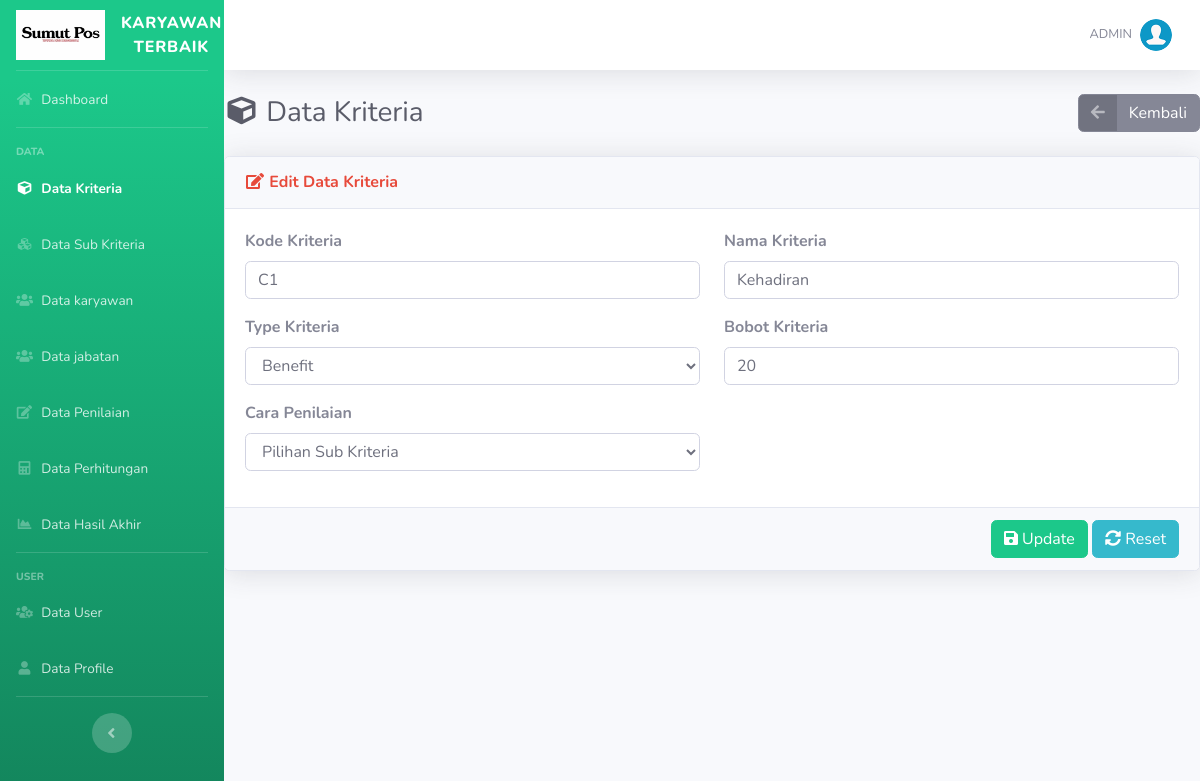
Page /edit-kriteria.php?id=15 (signed in) on the committed database.
### tables this page shows
CREATE TABLE `kriteria` (
  `id_kriteria` int(11) NOT NULL,
  `kode_kriteria` varchar(10) NOT NULL,
  `nama` varchar(50) NOT NULL,
  `type` enum('Benefit','Cost') NOT NULL,
  `bobot` float NOT NULL,
  `ada_pilihan` tinyint(1) DEFAULT NULL
);

### includes/functions.php (called while the page is built, shortened)
<?php
function get_role() {
	if(isset($_SESSION['user_id']) && isset($_SESSION['role'])) {
		if($_SESSION['role'] == '1') {
			return 'admin';
		} else {
			return 'user';
		}
	} else {
		return false;
	}
}
?>

### edit-kriteria.php (the view, shortened to what this page needs)
<?php require_once('includes/init.php');
$user_role = get_role();
if($user_role == 'admin') {
$id_kriteria = (isset($_GET['id'])) ? trim($_GET['id']) : '';
require_once('template/header.php');
?>
<div class="d-sm-flex align-items-center justify-content-between mb-4">
    <h1 class="h3 mb-0 text-gray-800"><i class="fas fa-fw fa-cube"></i> Data Kriteria</h1>
	<a href="list-kriteria.php" class="btn btn-secondary btn-icon-split"><span class="icon text-white-50"><i class="fas fa-arrow-left"></i></span>
		<span class="text">Kembali</span>
	</a>
</div>
<div class="card shadow mb-4">
    <div class="card-header py-3">
        <h6 class="m-0 font-weight-bold text-danger"><i class="fas fa-fw fa-edit"></i> Edit Data Kriteria</h6>
    </div>
	<form action="edit-kriteria.php?id=<?php echo $id_kriteria; ?>" method="post">
		<?php
		if(!$id_kriteria) {
		?>
		<div class="card-body">
			<div class="alert alert-danger">Data tidak ada</div>
		</div>
		<?php
		}else{
		$data = mysqli_query($koneksi,"SELECT * FROM kriteria WHERE id_kriteria='$id_kriteria'");
		$cek = mysqli_num_rows($data);
		if($cek <= 0) {
		?>
		<div class="card-body">
			<div class="alert alert-danger">Data tidak ada</div>
		</div>
		<?php
		}else{
			while($d = mysqli_fetch_array($data)){
		?>
		<div class="card-body">
			<div class="row">
				<div class="form-group col-md-6">
					<label class="font-weight-bold">Kode Kriteria</label>
					<input autocomplete="off" type="text" name="kode_kriteria" required value="<?php echo $d['kode_kriteria']; ?>" class="form-control"/>
				</div>
				<div class="form-group col-md-6">
					<label class="font-weight-bold">Nama Kriteria</label>
					<input autocomplete="off" type="text" name="nama" required value="<?php echo $d['nama']; ?>" class="form-control"/>
				</div>
				<div class="form-group col-md-6">
					<label class="font-weight-bold">Type Kriteria</label>
					<select name="type" class="form-control" required>
						<option value="Benefit" <?php if($d['type']=="Benefit") {echo "selected";} ?>>Benefit</option>
					</select>
				</div>
				<div class="form-group col-md-6">
					<label class="font-weight-bold">Bobot Kriteria</label>
					<input autocomplete="off" type="number" name="bobot" required value="<?php echo $d['bobot']; ?>" step="0.01" class="form-control"/>
				</div>
				<div class="form-group col-md-6">
					<label class="font-weight-bold">Cara Penilaian</label>
					<select name="ada_pilihan" class="form-control" required>
						<option value="1" <?php if($d['ada_pilihan']=="1") {echo "selected";} ?>>Pilihan Sub Kriteria</option>
					</select>
				</div>
			</div>
		</div>
		<div class="card-footer text-right">
            <button name="submit" value="submit" type="submit" class="btn btn-success"><i class="fa fa-save"></i> Update</button>
            <button type="reset" class="btn btn-info"><i class="fa fa-sync-alt"></i> Reset</button>
        </div>
		<?php
		}
		}
		}
		?>
	</form>
</div>
<?php
require_once('template/footer.php');
}else {
	header('Location: login.php');
}
?>

### rows in the picture
kriteria: kode_kriteria "C1", nama "Kehadiran", type "Benefit", bobot "20", ada_pilihan "Pilihan Sub Kriteria"

### other values in the picture
$_SESSION['username'] "ADMIN"
